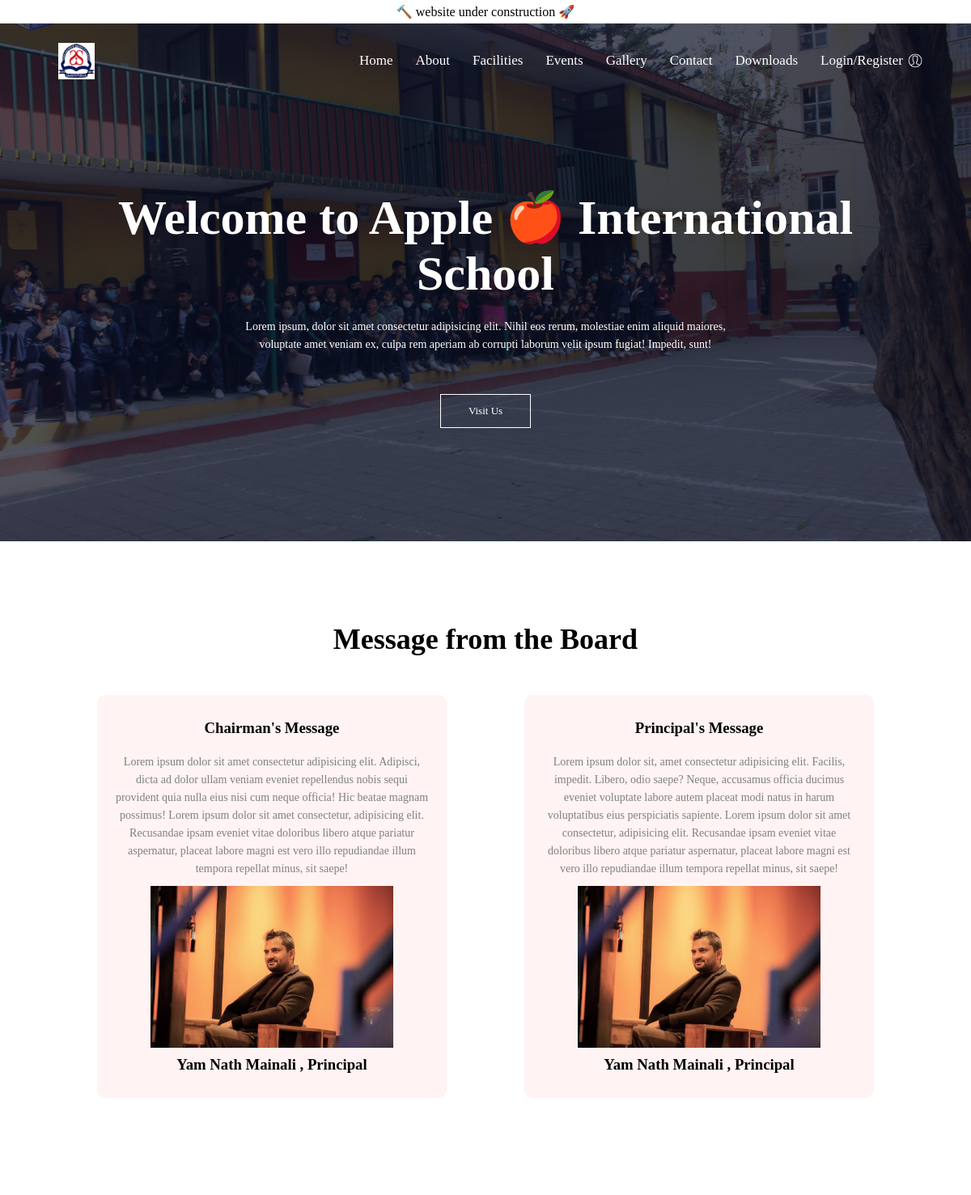
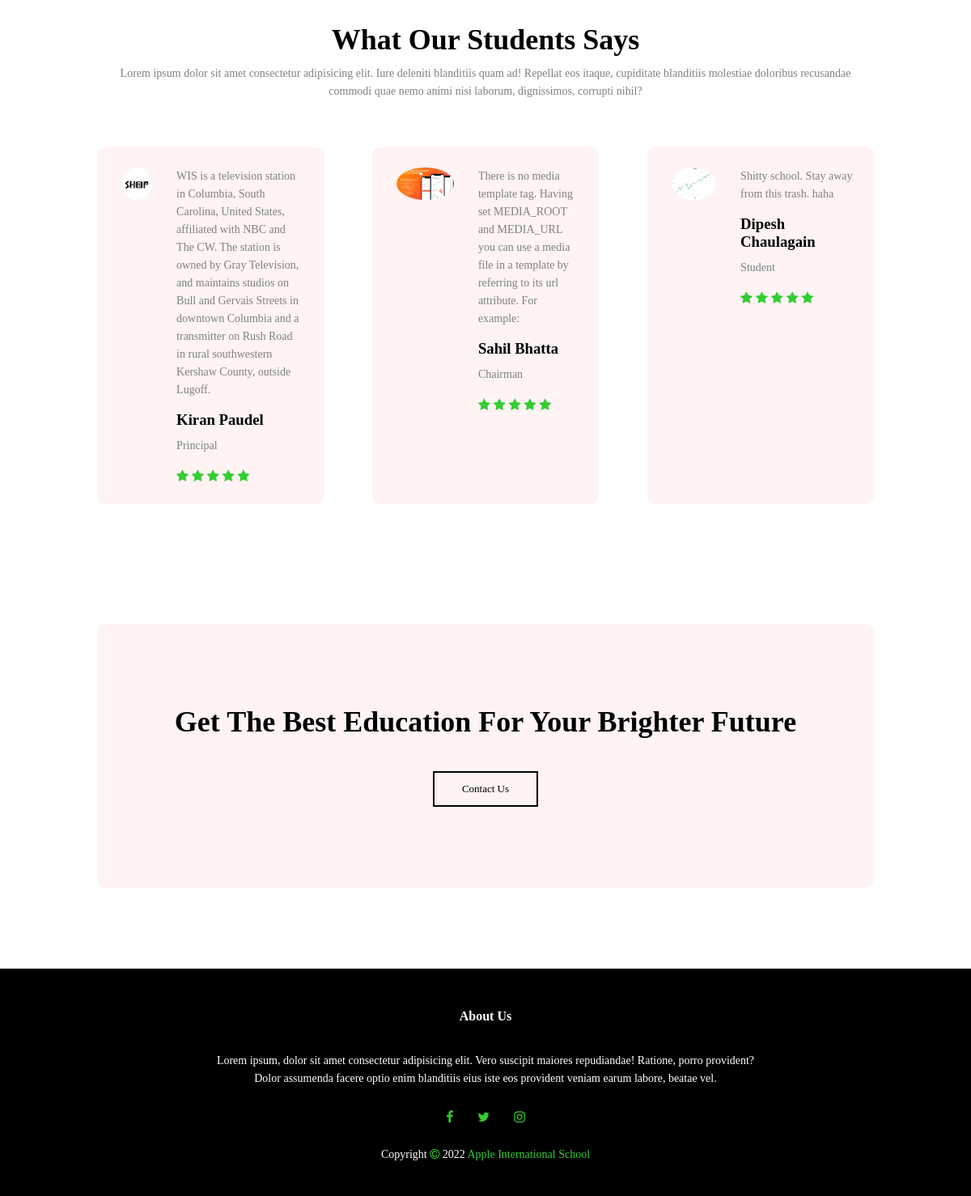
The page / on the database its author committed (2 pictures, top to bottom).
### apps/apple_school_website/models.py (models this page shows, shortened)
class TestimonialModel(models.Model):
    name = models.CharField(max_length=100)
    relationToSchool = models.CharField(max_length=100)
    description = models.TextField()
    image = models.ImageField(upload_to='testimonials/')
    class Meta:
        verbose_name = 'Testimonial'
        verbose_name_plural = 'Testimonials'

### apps/apple_school_website/views.py (the view)
# urls.py: path('', index, name='index'),
def index(request):
    testimonials = TestimonialModel.objects.all()
    return TemplateResponse(request, 'apple/index.html', context={
        "testimonials": testimonials,
    })

### templates/apple/index.html (shortened to what this page needs)
{% extends 'apple/base.html' %} {% load static %}
{% block navbarcontent %}
<div class="text-box">
    <h1>Welcome to Apple 🍎 International School</h1>
    <p>Lorem ipsum, dolor sit amet consectetur adipisicing elit. Nihil eos rerum, molestiae enim aliquid maiores,
        <br> voluptate amet veniam ex, culpa rem aperiam ab corrupti laborum velit ipsum fugiat! Impedit, sunt!
    </p>
    <a href="" class="text-btn">Visit Us</a>
</div>
{% endblock navbarcontent %} {% block body %}
<body>
    <section class="message">
        <h1>Message from the Board</h1>
        <div class="row">
            <div class="message-col">
                <h3>Chairman's Message</h3>
                <p>Lorem ipsum dolor sit amet consectetur adipisicing elit. Adipisci, dicta ad dolor ullam veniam eveniet repellendus nobis sequi provident quia nulla eius nisi cum neque officia! Hic beatae magnam possimus! Lorem ipsum dolor sit amet consectetur,
                    adipisicing elit. Recusandae ipsam eveniet vitae doloribus libero atque pariatur aspernatur, placeat labore magni est vero illo repudiandae illum tempora repellat minus, sit saepe!</p>
                <img src="{% static 'apple/img/4.jpg' %}" class="msg">
                <h3>Yam Nath Mainali , Principal</h3>
            </div>
            <div class="message-col">
                <h3>Principal's Message</h3>
                <p>Lorem ipsum dolor sit, amet consectetur adipisicing elit. Facilis, impedit. Libero, odio saepe? Neque, accusamus officia ducimus eveniet voluptate labore autem placeat modi natus in harum voluptatibus eius perspiciatis sapiente. Lorem
                    ipsum dolor sit amet consectetur, adipisicing elit. Recusandae ipsam eveniet vitae doloribus libero atque pariatur aspernatur, placeat labore magni est vero illo repudiandae illum tempora repellat minus, sit saepe!
                </p>
                <img src="{% static 'apple/img/4.jpg' %}" class="msg">
                <h3>Yam Nath Mainali , Principal</h3>
            </div>
        </div>
    </section>
    <section class="testimonial">
        <h1>What Our Students Says</h1>
        <p>Lorem ipsum dolor sit amet consectetur adipisicing elit. Iure deleniti blanditiis quam ad! Repellat eos itaque, cupiditate blanditiis molestiae doloribus recusandae commodi quae nemo animi nisi laborum, dignissimos, corrupti nihil?
        </p>
        <div class="row">
            {% for testimonial in testimonials %}
            <div class="testimonial-col">
                <img src="media/{{testimonial.image}}">
                <div>
                    <p>{{ testimonial.description }}</p>
                    <h3>{{ testimonial.name }}</h3>
                    <p>{{ testimonial.relationToSchool }}</p>
                    <br>
                    <i class="fa fa-star"></i>
                    <i class="fa fa-star"></i>
                    <i class="fa fa-star"></i>
                    <i class="fa fa-star"></i>
                    <i class="fa fa-star"></i>
                </div>
            </div>
            {% endfor testimonials %}
        </div>
    </section>
    <section class="contactpart">
        <h1>Get The Best Education For Your Brighter Future</h1>
        <a href="{% url 'contact' %}" class="contactpart-btn">Contact Us</a>
    </section>
</body>
</html>
{% endblock body %}

### static/apple/css/style.css (style rules this page uses)
* { margin: 0; padding: 0; }
.text-box { width: 90%; color: white; position: absolute; top: 55%; left: 50%; transform: translate(-50%,-50%); text-align: center; }
.text-box h1 { font-size: 60px; }
.text-box p { margin: 10px 0 40px; font-size: 14px; color: white; }
.text-btn { display: inline-block; text-decoration: none; color: white; border: 1px solid white; padding: 12px 34px; font-size: 13px; background: transparent; position: relative; cursor: pointer; }
.message { width: 80%; margin: auto; text-align: center; padding-top: 100px; }
h1 { font-size: 36px; font-weight: 600; }
p { color: grey; font-size: 14px; font-weight: 300; line-height: 22px; padding: 10px; }
.row { margin-top: 5%; display: flex; justify-content: space-between; }
.message-col { flex-basis: 45%; background: #fff3f3; border-radius: 10px; margin-bottom: 5%; padding: 20px 12px; box-sizing: border-box; transition: 0.5s; }
h3 { text-align: center; font-weight: 600; margin: 10px 0; }
.msg { height: 200px; }
.testimonial { width: 80%; margin: auto; padding-top: 100px; text-align: center; }
.testimonial-col { flex-basis: 24%; border-radius: 10px; margin-bottom: 5%; text-align: left; background: #fff3f3; padding: 25px; cursor: pointer; display: flex; }
.testimonial-col img { height: 40px; margin-left: 5px; margin-right: 30px; border-radius: 50%; }
.testimonial-col p { padding: 0; }
.testimonial-col h3 { margin-top: 15px; text-align: left; }
.testimonial-col .fa { color: limegreen; }
.contactpart { margin: 100px auto; width: 80%; background: #fff3f3; background-position: center; background-size: cover; border-radius: 10px; text-align: center; padding: 100px 0; }
.contactpart h1 { margin-bottom: 40px; padding: 0; }
.contactpart-btn { display: inline-block; text-decoration: none; color: black; border: 2px solid black; padding: 12px 34px; font-size: 13px; background: transparent; position: relative; cursor: pointer; }
::placeholder { font-size: 14px; }

### rows shown on the page
TestimonialModel: image (picture), description "WIS is a television station in Columbia, South Carolina, United States, affiliated with NBC and The CW. The station is owned by Gray Television, and maintains studios on Bull and Gervais Streets in downtown Columbia and a transmitter on Rush Road in rural southwestern Kershaw County, outside Lugoff.", name "Kiran Paudel", relationToSchool "Principal"
TestimonialModel: image (picture), description "There is no media template tag. Having set MEDIA_ROOT and MEDIA_URL you can use a media file in a template by referring to its url attribute. For example:", name "Sahil Bhatta", relationToSchool "Chairman"
TestimonialModel: image (picture), description "Shitty school. Stay away from this trash. haha", name "Dipesh Chaulagain", relationToSchool "Student"
